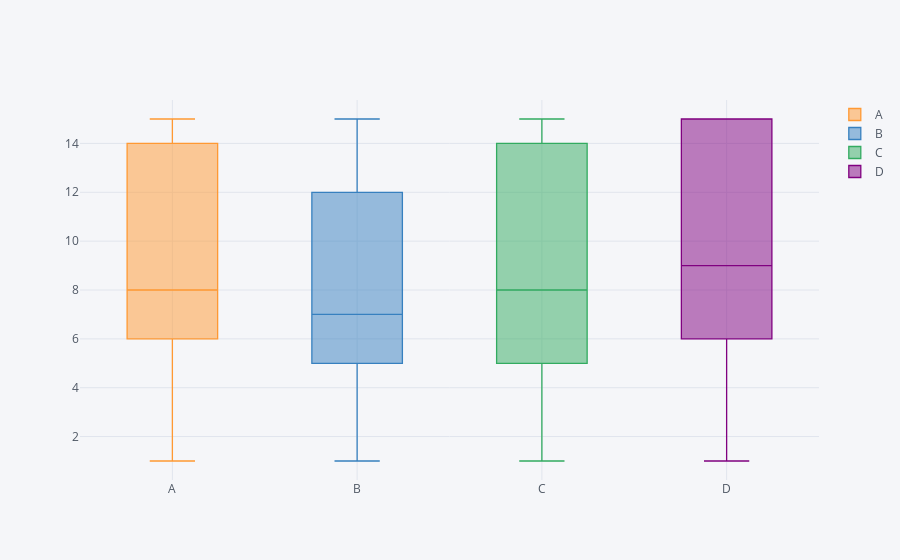

The code cell stored with this chart in its notebook:
### Code cell
new_nha[['SEGMENTACION_PACIENTE','INGRESOS_HOGAR']].pivot(columns='SEGMENTACION_PACIENTE',values='INGRESOS_HOGAR').iplot(kind='box',boxpoints='outliers')

### Figure 1 — Plotly figure (JSON) as saved in the notebook; plotly's stock layout.template omitted (floating-point values rounded to 4 significant figures; data arrays with more than 128 entries replaced by an {"elided": "..."} marker saying what was removed)
{"data": [{"boxpoints": "outliers", "line": {"width": 1.3}, "marker": {"color": "rgba(255, 153, 51, 1.0)"}, "name": "A", "orientation": "v", "type": "box", "y": {"elided": "2018 int values"}}, {"boxpoints": "outliers", "line": {"width": 1.3}, "marker": {"color": "rgba(55, 128, 191, 1.0)"}, "name": "B", "orientation": "v", "type": "box", "y": {"elided": "2018 int values"}}, {"boxpoints": "outliers", "line": {"width": 1.3}, "marker": {"color": "rgba(50, 171, 96, 1.0)"}, "name": "C", "orientation": "v", "type": "box", "y": {"elided": "2018 int values"}}, {"boxpoints": "outliers", "line": {"width": 1.3}, "marker": {"color": "rgba(128, 0, 128, 1.0)"}, "name": "D", "orientation": "v", "type": "box", "y": {"elided": "2018 int values"}}], "layout": {"legend": {"bgcolor": "#F5F6F9", "font": {"color": "#4D5663"}}, "paper_bgcolor": "#F5F6F9", "plot_bgcolor": "#F5F6F9", "title": {"font": {"color": "#4D5663"}}, "xaxis": {"gridcolor": "#E1E5ED", "showgrid": true, "tickfont": {"color": "#4D5663"}, "title": {"font": {"color": "#4D5663"}, "text": ""}, "zerolinecolor": "#E1E5ED"}, "yaxis": {"gridcolor": "#E1E5ED", "showgrid": true, "tickfont": {"color": "#4D5663"}, "title": {"font": {"color": "#4D5663"}, "text": ""}, "zerolinecolor": "#E1E5ED"}}}
